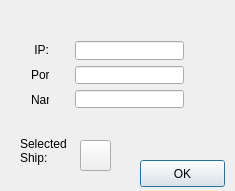
<?xml version="1.0" encoding="UTF-8"?>
<ui version="4.0">
 <class>IpBox</class>
 <widget class="QDialog" name="IpBox">
  <property name="geometry">
   <rect>
    <x>0</x>
    <y>0</y>
    <width>235</width>
    <height>191</height>
   </rect>
  </property>
  <property name="maximumSize">
   <size>
    <width>235</width>
    <height>191</height>
   </size>
  </property>
  <property name="windowTitle">
   <string>IpBox</string>
  </property>
  <widget class="QPushButton" name="okbutton">
   <property name="geometry">
    <rect>
     <x>140</x>
     <y>160</y>
     <width>85</width>
     <height>27</height>
    </rect>
   </property>
   <property name="text">
    <string>OK</string>
   </property>
  </widget>
  <widget class="QWidget" name="layoutWidget">
   <property name="geometry">
    <rect>
     <x>64</x>
     <y>30</y>
     <width>131</width>
     <height>89</height>
    </rect>
   </property>
   <layout class="QVBoxLayout" name="verticalLayout">
    <item>
     <widget class="QLineEdit" name="ipentry"/>
    </item>
    <item>
     <widget class="QLineEdit" name="portentry"/>
    </item>
    <item>
     <widget class="QLineEdit" name="nameentry">
      <property name="text">
       <string/>
      </property>
      <property name="maxLength">
       <number>15</number>
      </property>
     </widget>
    </item>
   </layout>
  </widget>
  <widget class="QWidget" name="layoutWidget">
   <property name="geometry">
    <rect>
     <x>20</x>
     <y>30</y>
     <width>40</width>
     <height>91</height>
    </rect>
   </property>
   <layout class="QVBoxLayout" name="verticalLayout_2">
    <item>
     <widget class="QLabel" name="iplabel">
      <property name="text">
       <string>&lt;!DOCTYPE HTML PUBLIC &quot;-//W3C//DTD HTML 4.0//EN&quot; &quot;http://www.w3.org/TR/REC-html40/strict.dtd&quot;&gt;
&lt;html&gt;&lt;head&gt;&lt;meta name=&quot;qrichtext&quot; content=&quot;1&quot; /&gt;&lt;style type=&quot;text/css&quot;&gt;
p, li { white-space: pre-wrap; }
&lt;/style&gt;&lt;/head&gt;&lt;body style=&quot; font-family:'Sans'; font-size:9pt; font-weight:400; font-style:normal;&quot;&gt;
&lt;p align=&quot;right&quot; style=&quot; margin-top:0px; margin-bottom:0px; margin-left:0px; margin-right:0px; -qt-block-indent:0; text-indent:0px;&quot;&gt;IP:&lt;/p&gt;&lt;/body&gt;&lt;/html&gt;</string>
      </property>
     </widget>
    </item>
    <item>
     <widget class="QLabel" name="portlabel">
      <property name="text">
       <string>&lt;!DOCTYPE HTML PUBLIC &quot;-//W3C//DTD HTML 4.0//EN&quot; &quot;http://www.w3.org/TR/REC-html40/strict.dtd&quot;&gt;
&lt;html&gt;&lt;head&gt;&lt;meta name=&quot;qrichtext&quot; content=&quot;1&quot; /&gt;&lt;style type=&quot;text/css&quot;&gt;
p, li { white-space: pre-wrap; }
&lt;/style&gt;&lt;/head&gt;&lt;body style=&quot; font-family:'Sans'; font-size:9pt; font-weight:400; font-style:normal;&quot;&gt;
&lt;p align=&quot;right&quot; style=&quot; margin-top:0px; margin-bottom:0px; margin-left:0px; margin-right:0px; -qt-block-indent:0; text-indent:0px;&quot;&gt;Port:&lt;/p&gt;&lt;/body&gt;&lt;/html&gt;</string>
      </property>
     </widget>
    </item>
    <item>
     <widget class="QLabel" name="namelabel">
      <property name="text">
       <string>&lt;!DOCTYPE HTML PUBLIC &quot;-//W3C//DTD HTML 4.0//EN&quot; &quot;http://www.w3.org/TR/REC-html40/strict.dtd&quot;&gt;
&lt;html&gt;&lt;head&gt;&lt;meta name=&quot;qrichtext&quot; content=&quot;1&quot; /&gt;&lt;style type=&quot;text/css&quot;&gt;
p, li { white-space: pre-wrap; }
&lt;/style&gt;&lt;/head&gt;&lt;body style=&quot; font-family:'Sans'; font-size:9pt; font-weight:400; font-style:normal;&quot;&gt;
&lt;p align=&quot;right&quot; style=&quot; margin-top:0px; margin-bottom:0px; margin-left:0px; margin-right:0px; -qt-block-indent:0; text-indent:0px;&quot;&gt;Name:&lt;/p&gt;&lt;/body&gt;&lt;/html&gt;</string>
      </property>
     </widget>
    </item>
   </layout>
  </widget>
  <widget class="QPushButton" name="iconBtn">
   <property name="enabled">
    <bool>true</bool>
   </property>
   <property name="geometry">
    <rect>
     <x>80</x>
     <y>140</y>
     <width>31</width>
     <height>31</height>
    </rect>
   </property>
   <property name="text">
    <string/>
   </property>
  </widget>
  <widget class="QLabel" name="label">
   <property name="geometry">
    <rect>
     <x>20</x>
     <y>130</y>
     <width>61</width>
     <height>41</height>
    </rect>
   </property>
   <property name="text">
    <string>Selected
Ship:</string>
   </property>
  </widget>
 </widget>
 <layoutdefault spacing="6" margin="11"/>
 <resources/>
 <connections>
  <connection>
   <sender>okbutton</sender>
   <signal>clicked()</signal>
   <receiver>IpBox</receiver>
   <slot>on_okbutton_clicked()</slot>
   <hints>
    <hint type="sourcelabel">
     <x>179</x>
     <y>175</y>
    </hint>
    <hint type="destinationlabel">
     <x>77</x>
     <y>161</y>
    </hint>
   </hints>
  </connection>
  <connection>
   <sender>nameentry</sender>
   <signal>returnPressed()</signal>
   <receiver>IpBox</receiver>
   <slot>on_okbutton_clicked()</slot>
   <hints>
    <hint type="sourcelabel">
     <x>136</x>
     <y>109</y>
    </hint>
    <hint type="destinationlabel">
     <x>115</x>
     <y>134</y>
    </hint>
   </hints>
  </connection>
  <connection>
   <sender>portentry</sender>
   <signal>returnPressed()</signal>
   <receiver>IpBox</receiver>
   <slot>on_okbutton_clicked()</slot>
   <hints>
    <hint type="sourcelabel">
     <x>119</x>
     <y>80</y>
    </hint>
    <hint type="destinationlabel">
     <x>10</x>
     <y>70</y>
    </hint>
   </hints>
  </connection>
  <connection>
   <sender>ipentry</sender>
   <signal>returnPressed()</signal>
   <receiver>IpBox</receiver>
   <slot>on_okbutton_clicked()</slot>
   <hints>
    <hint type="sourcelabel">
     <x>175</x>
     <y>42</y>
    </hint>
    <hint type="destinationlabel">
     <x>206</x>
     <y>32</y>
    </hint>
   </hints>
  </connection>
 </connections>
 <slots>
  <slot>on_okbutton_clicked()</slot>
 </slots>
</ui>
